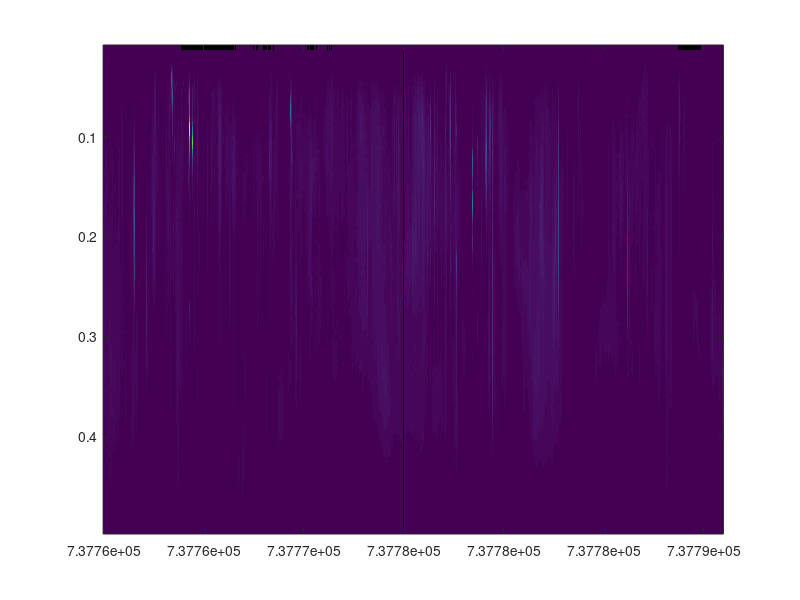

Reproduce this figure in MATLAB. (Note: this script raises an error after producing the figure.)
%% size_dist_timeseries_example.m
%
% PURPOSE: Uses size distribution data to create a time series contour
% plot. 
%
% INPUTS: Size distribution data (any time average). 
%
% OUTPUTS: .PNG plot of size distribution time series contour plot. 
%
% AUTHOR: Jeramy Dedrick
%         Scripps Institution of Oceanography
%         November 22, 2021
%         
clear all; close all; clc



%% Load size distribution data example

load('COMBLE_SMPS_example.mat')


%% Plotting the timeseries

figure(1)

% limit of concentration range (change this based on relative min/max of data
SMPS_PNSD_lim = [1 300];


% plotting size distribution as "imagesc" 
SMPS_fig   = imagesc(time_hr(1:744), ...          % time matrix (x)
                    SMPS_d_mid(66:173), ...      % midpoint diameters (y) 
                    SMPS_PNSD_hr(66:173,1:744)); % size distribution (z, contours) (DIMENSIONS: ROW = diameter, COLUMN = HOUR)
                 
               
%%%%%%%%%%%%%%%%%%%%%%%%%%%%%%%%%%%%%%%%%%%%%%%%%%%%%%%%%%%%%%%%%%%%%%%%%%% 
% UNCOMMENT AND RUN THIS SECTION IF THERE ARE LONG PERIODS WITH MISSING DATA 

% finds break in period (find where uimage stretches data)                  
% SMPS_nan_block = find(diff(SMPS_fig.CData(1,:)) == 0); 

%%%%%%%%%%%%%%%%%%%%%%%%%%%%%%%%%%%%%%%%%%%%%%%%%%%%%%%%%%%%%%%%%%%%%%%%%%%

% renames for specification
SMPS_mat_plot = SMPS_fig.CData; 

%%%%%%%%%%%%%%%%%%%%%%%%%%%%%%%%%%%%%%%%%%%%%%%%%%%%%%%%%%%%%%%%%%%%%%%%%%% 
% UNCOMMENT AND RUN THIS SECTION IF THERE ARE LONG PERIODS WITH MISSING DATA               

%SMPS_mat_plot(:,SMPS_nan_block) = NaN; % replaces stretch w/NaN

%%%%%%%%%%%%%%%%%%%%%%%%%%%%%%%%%%%%%%%%%%%%%%%%%%%%%%%%%%%%%%%%%%%%%%%%%%% 

% blanking NaNs and scaling plot to a colormap
set(SMPS_fig, 'AlphaData', ~isnan(SMPS_mat_plot), ... % blank NaNs
   'CDataMapping', 'scaled')                          % scales map to colormap
        
        
set(gca, ...             % set current axis
    'ydir','normal', ... % make y axis normal
    'YScale', 'log', ... % make y axis logscale
    'ColorScale','log')  % make colorscale log

grid on
datetick('x', 'mm/dd/yy', 'keepticks')
ylim([9e-3 6e-1])
ylabel('diameter (\mum)')

% specify colormap
colormap jet

% set limits of colorbar based on relative min/max of data (see line 9)
caxis(SMPS_PNSD_lim)

% name colorbar to set specifications later
SMPS_cb = colorbar;


set(gca, ...                    % get current axis 
    'YTick', 10.^(-2:1:1),...   % set diameter ticks (on y axis)
    'TickDir','out', ...        % set tick directions outward
    'FontSize', 12)             % make font bigger


ylabel(SMPS_cb, 'dN/dlogDp (cm^{-3})', ...
       'FontSize', 12)

% set figure size
set(gcf, 'Position', [200 200 600 200])

% save figure as PNG
print('example_size_dist_timeseries', '-dpng')



